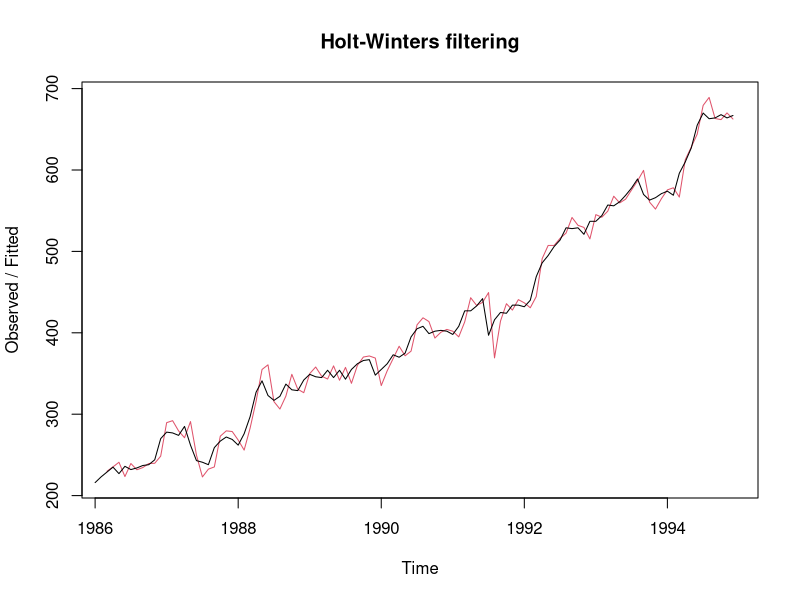
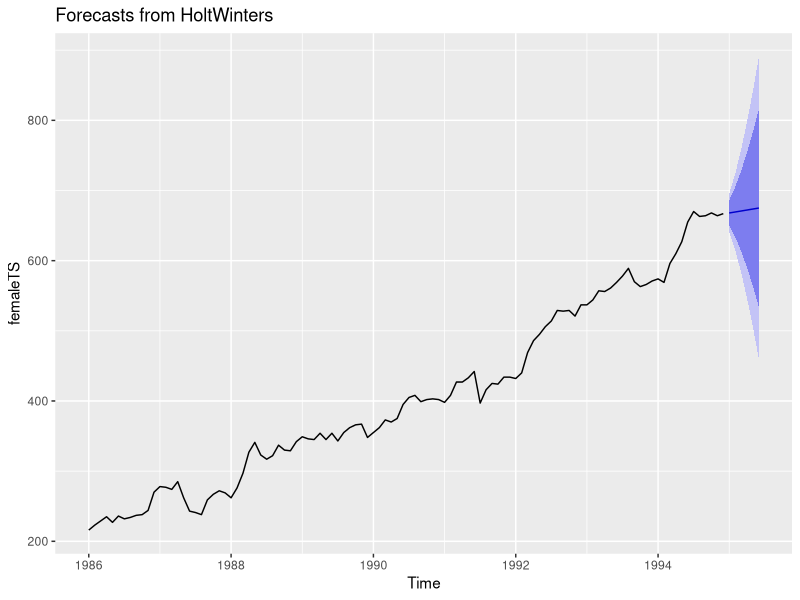
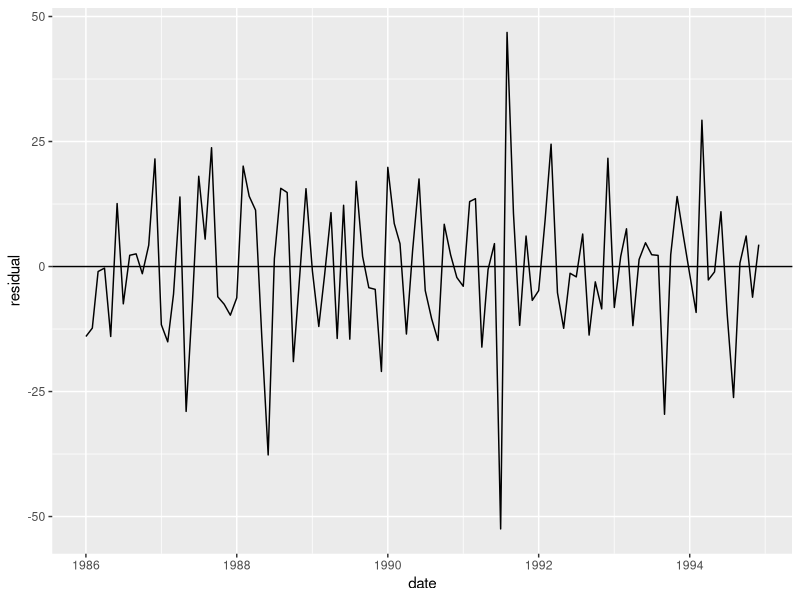
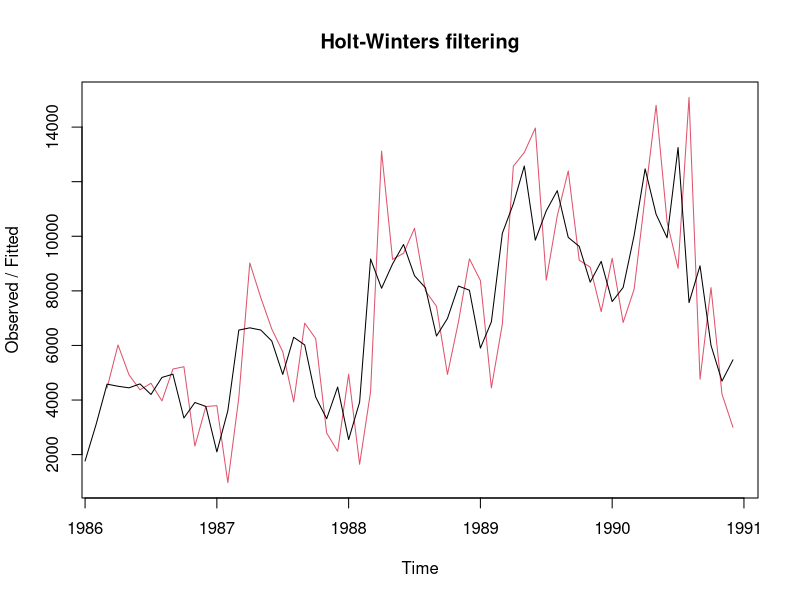
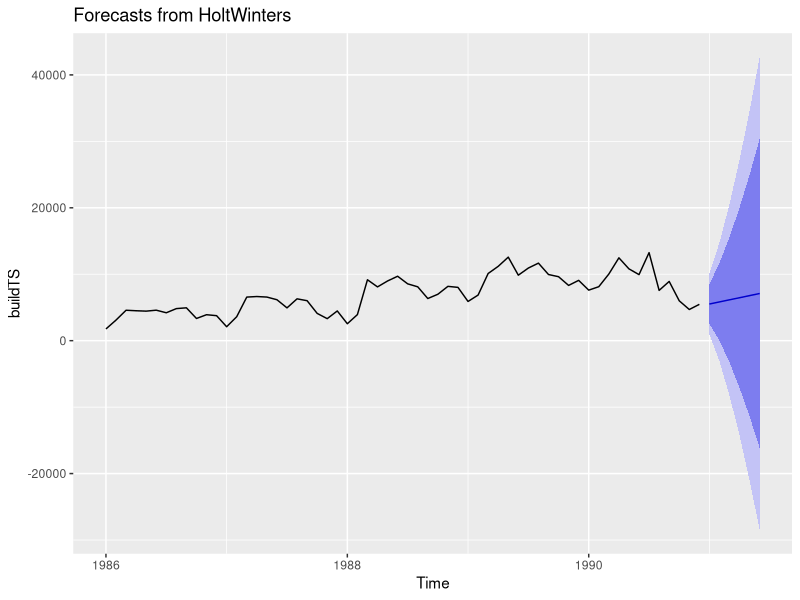
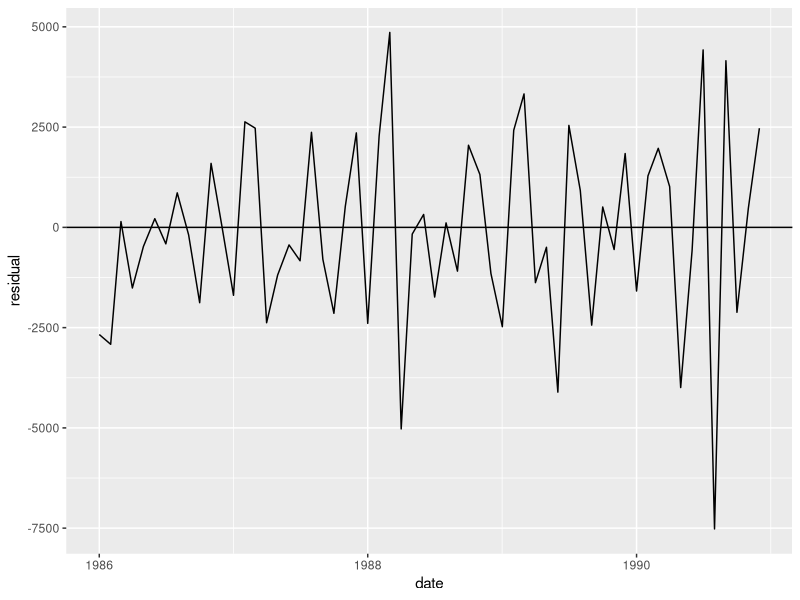
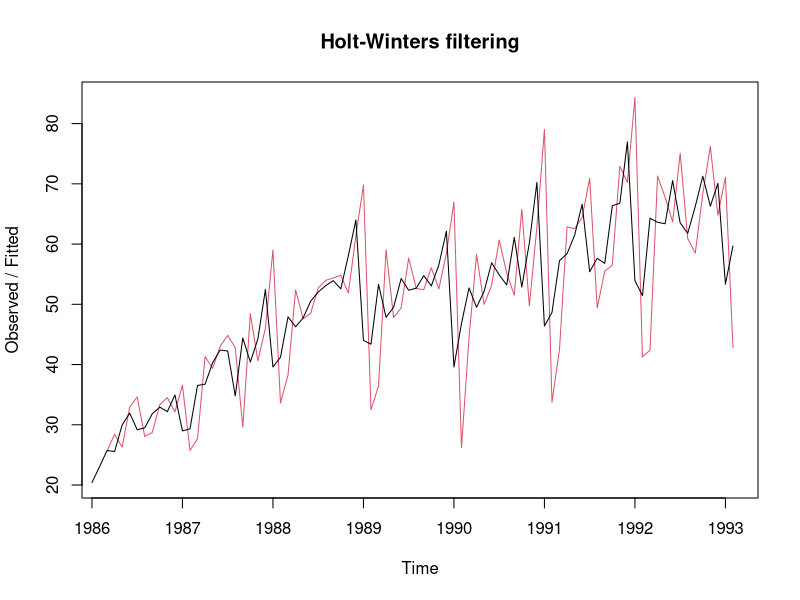
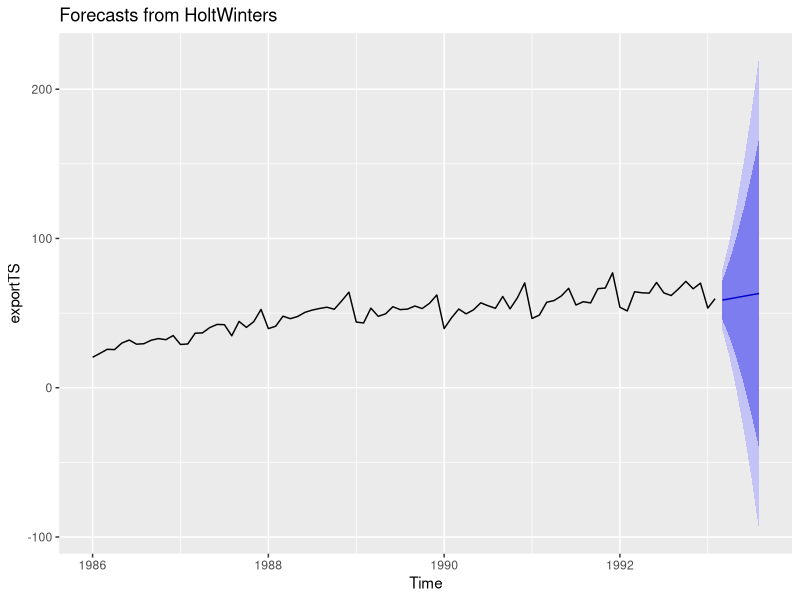

Write R code to recreate these figures, in order.
library(lubridate)
library(ggplot2)
library(forecast)

# exercise 3.5
# female
data <- read.csv('../timedata/female.txt', sep='', header=FALSE)
female <- na.omit(c(t(data)))
date <- ymd("860101") + months(1:length(female)-1)

femaleTS <- ts(female, start=1986, frequency=12)
hwt <- HoltWinters(femaleTS, alpha=0.89, beta=0.89, gamma=F)
plot(hwt)
autoplot(forecast(hwt, h=6))
df <- data.frame(date, as.numeric(hwt$x-c(hwt$fitted[1:2],hwt$fitted[,1])))
colnames(df) <- c('date', 'residual')
ggplot(data=df, aes(x=date)) + 
  geom_line(aes(y=residual)) +
  geom_hline(yintercept=0)

# build
data <- read.csv('../timedata/build.txt', sep='', header=FALSE)
build <- na.omit(c(t(data)))
date <- ymd("860101") + months(1:length(build)-1)

buildTS <- ts(build, start=1986, frequency=12)
hwt <- HoltWinters(buildTS, alpha=0.89, beta=0.89, gamma=F)
plot(hwt)
autoplot(forecast(hwt, h=6))
df <- data.frame(date, as.numeric(hwt$x-c(hwt$fitted[1:2],hwt$fitted[,1])))
colnames(df) <- c('date', 'residual')
ggplot(data=df, aes(x=date)) + 
  geom_line(aes(y=residual)) +
  geom_hline(yintercept=0)

# export
data <- read.csv('../timedata/export.txt', sep='', header=FALSE)
export <- na.omit(c(t(data)))
date <- ymd("860101") + months(1:length(export)-1)

exportTS <- ts(export, start=1986, frequency=12)
hwt <- HoltWinters(exportTS, alpha=0.89, beta=0.89, gamma=F)
plot(hwt)
autoplot(forecast(hwt, h=6))
df <- data.frame(date, as.numeric(hwt$x-c(hwt$fitted[1:2],hwt$fitted[,1])))
colnames(df) <- c('date', 'residual')
ggplot(data=df, aes(x=date)) + 
  geom_line(aes(y=residual)) +
  geom_hline(yintercept=0)

# usapass
data <- read.csv('../timedata/usapass.txt', sep='', header=FALSE)
usapass <- na.omit(c(t(data)))
date <- ymd("860101") + months(1:length(usapass)-1)

usapassTS <- ts(usapass, start=1986, frequency=12)
hwt <- HoltWinters(usapassTS, seasonal='mult')
plot(hwt)
autoplot(forecast(hwt, h=6))
df <- data.frame(date, as.numeric(hwt$x-c(hwt$fitted[1:12],hwt$fitted[,1])))
colnames(df) <- c('date', 'residual')
ggplot(data=df, aes(x=date)) + 
  geom_line(aes(y=residual)) +
  geom_hline(yintercept=0)

# depart
data <- read.csv('../timedata/depart.txt', sep='', header=FALSE)
depart <- na.omit(c(t(data)))
date <- ymd("860101") + months(1:length(depart)-1)

departTS <- ts(depart, start=1986, frequency=12)
hwt <- HoltWinters(departTS, seasonal='mult')
plot(hwt)
autoplot(forecast(hwt, h=6))
df <- data.frame(date, as.numeric(hwt$x-c(hwt$fitted[1:12],hwt$fitted[,1])))
colnames(df) <- c('date', 'residual')
ggplot(data=df, aes(x=date)) + 
  geom_line(aes(y=residual)) +
  geom_hline(yintercept=0)

# stationery
data <- read.csv('../timedata/stationery.txt', sep='', header=FALSE)
stationery <- na.omit(c(t(data)))
date <- ymd("860101") + months(1:length(stationery)-1)

stationeryTS <- ts(stationery, start=1986, frequency=12)
hwt <- HoltWinters(stationeryTS, alpha=0.89, beta=F, gamma=F)
plot(hwt)
autoplot(forecast(hwt, h=6))
df <- data.frame(date, as.numeric(hwt$x-c(hwt$fitted[1],hwt$fitted[,1])))
colnames(df) <- c('date', 'residual')
ggplot(data=df, aes(x=date)) + 
  geom_line(aes(y=residual)) +
  geom_hline(yintercept=0)

# book
data <- read.csv('../timedata/book.txt', sep='', header=FALSE)
book <- na.omit(c(t(data)))
date <- ymd("860101") + months(1:length(book)-1)

bookTS <- ts(book, start=1986, frequency=12)
hwt <- HoltWinters(bookTS, alpha=0.89, beta=0.89, gamma=F)
plot(hwt)
autoplot(forecast(hwt, h=6))
df <- data.frame(date, as.numeric(hwt$x-c(hwt$fitted[1:2],hwt$fitted[,1])))
colnames(df) <- c('date', 'residual')
ggplot(data=df, aes(x=date)) + 
  geom_line(aes(y=residual)) +
  geom_hline(yintercept=0)
